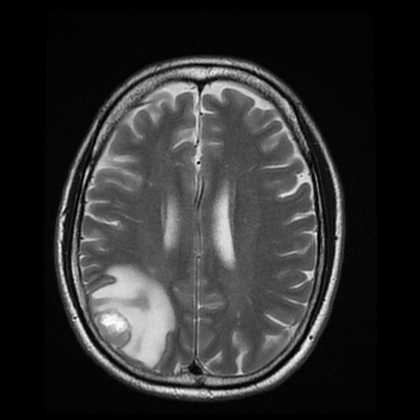
%> input picture tumor1.png, 420 x 420 px, shrunk from 512 x 512 before the run
$ octave FinalProject.m   (GNU Octave 9; MATLAB toolbox functions it lacks are replaced by stand-ins)
%> lines starting %> are read from the running program, lines starting %| are printed output that depends on the picture; in (x1, y1, x2, y2) boxes, pixels count from 0 and x2, y2 are one past the last pixel; in counts of white or black regions, pixels touching at a corner belong together; the program's own positions count from 1
% Final Project: Tumor Recognition Matlab Script

% Read in an image and convert it to grayscale
originalPhoto = imread('tumor1.png');
%> originalPhoto is the input picture: size 420x420x3 uint8; min 0, max 253, mean 46.5
grayscalePhoto = rgb2gray(originalPhoto);
figure
imshow(grayscalePhoto)
title('Grayscale Image')

% Apply a high pass filter to the image
hpf = [-1 -1 -1;-1 10 -1;-1 -1 -1];
hpfImage = imfilter(grayscalePhoto, hpf, 'same');
figure
imshow(hpfImage)
title('HPF Image')

% Apply and display a median filtered image
medianImage = medfilt2(hpfImage, [3,3]);
figure
imshow(medianImage)
title('Median Image')

% Compute and display image opening threshold
se = strel('disk',20);
Io = imopen(medianImage,se);
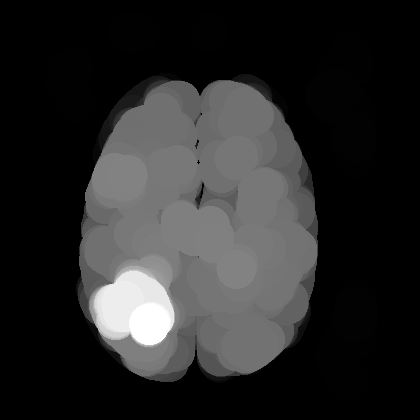
%> Io: size 420x420 uint8; min 0, max 255, mean 41.2
figure
imshow(Io)
title('Foreground Image')

% Reconstruct the original image
Ie = imerode(medianImage, se);
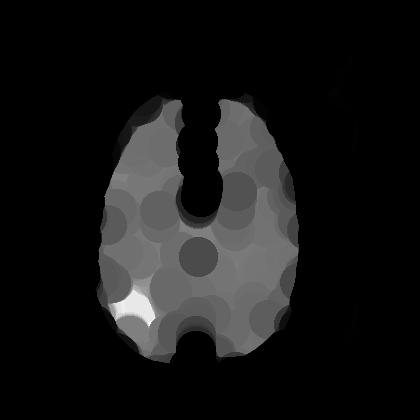
%> Ie: size 420x420 uint8; min 0, max 255, mean 22.3
Iobr = imreconstruct(Ie, medianImage);
figure
imshow(Iobr)
title('Reconstructed Image')

% Apply clarification to the reconstructed image
cl = medfilt2(Iobr, [5,5]);
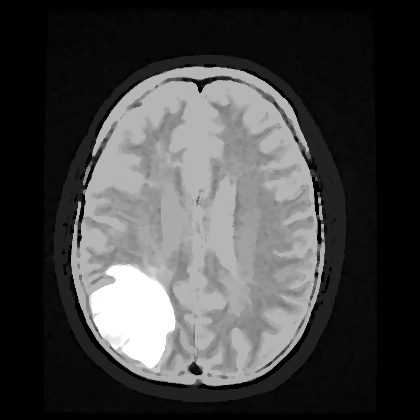
%> cl: size 420x420 uint8; min 0, max 255, mean 67.9
figure
imshow(cl)
title('Clarified Image')

% Show current progress
imshowpair(grayscalePhoto,cl,'montage')
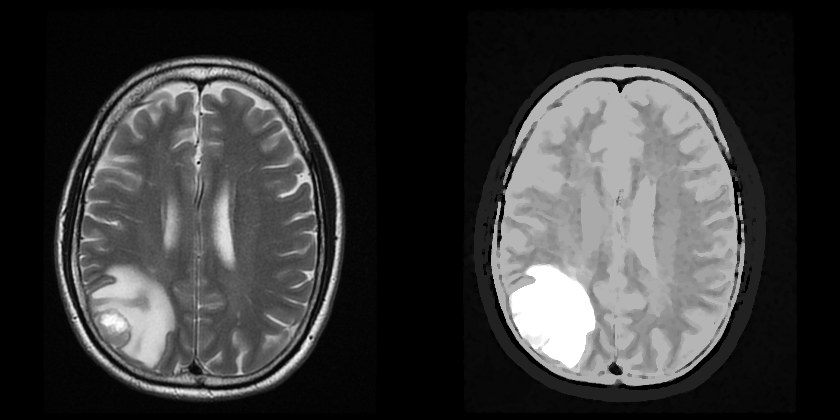
%> displayed picture: size 420x840, on the screen's scale of 0 to 255; min 0, max 255, mean 57.4

% Threshold the doctored image into 3 layers
mthresh = multithresh(cl,2);
%> mthresh = [85 208]
thresholdImage = imquantize(cl,mthresh);
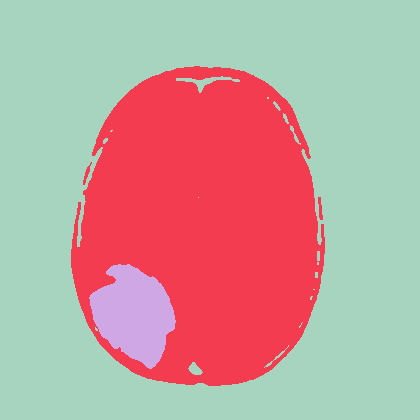
%> thresholdImage: size 420x420 double; 3 distinct labels, from 1 to 3; one colour per label, 0 black
figure(2)
subplot(1,2,1)
imshow(thresholdImage,[])
title('Threshold image')

% Pick out the top layer as the tumor
tumor = thresholdImage;
for i = 1:length(thresholdImage)
    for j = 1:length(thresholdImage)
        if thresholdImage(i,j) < 3
            tumor(i,j) = 1;
        end
    end
end
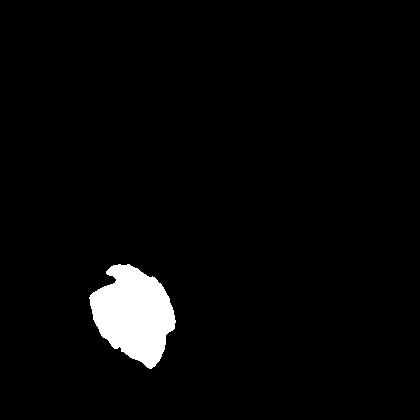
%> tumor: size 420x420 double; values 1 (black) and 3 (white), 3.3% white; 1 white region, box (x1, y1, x2, y2) and area: (89, 264, 176, 369) 5884
% display the tumor
figure(2)
subplot(1,2,2)
imshow(tumor,[])
title('Isolated Tumor')

% Show initial and final images together
figure(3)
imshowpair(grayscalePhoto,tumor,'montage')
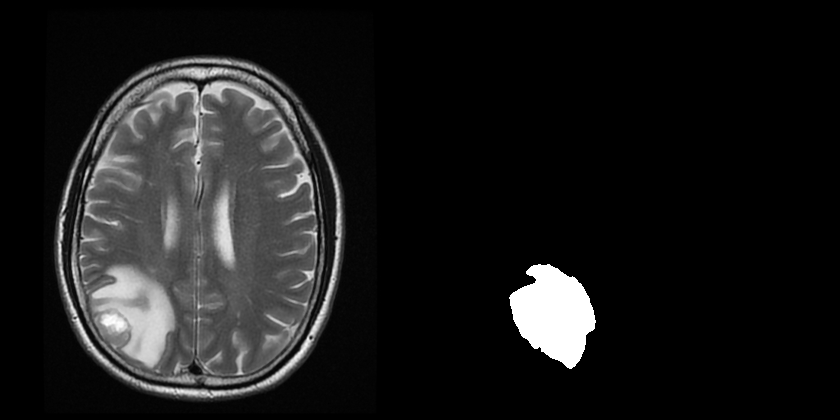
%> displayed picture: size 420x840, on the screen's scale of 0 to 255; min 0, max 255, mean 27.7
